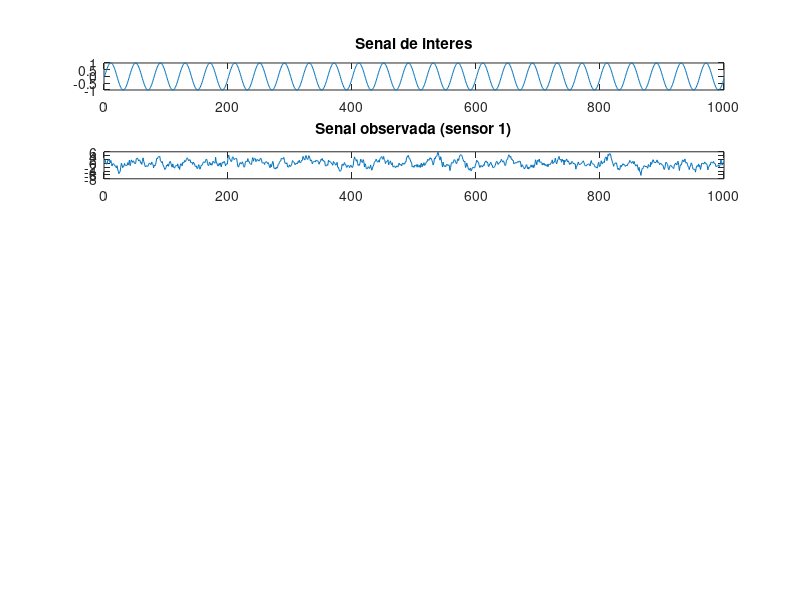

Reproduce this figure in MATLAB. (Note: this script raises an error after producing the figure.)
%% b) escenario 1 e(n) = v1(n) - v1_est(n)
n = 0:999;
d = sin(0.05*pi*n)';  %GENERACION DE SENAL A ESTIMAR (DESEADA)
N = 1000;

var = 1; 
% Cambiar por var = linspace(0.25,6.25,1000) si es que se desea ruido no
% estacionario

v =  ((var.^0.5).*randn(1,N))';     %RUIDO BLANCO (MEDIA 0, VARIANZA 1)
v_1 = filter(1, [1, -0.8], v);  %RUIDO MEDIDO POR CADA SENSOR (PROCESOS AR(1))
v_2 = filter(1, [1, 0.6], v);

x = d + v_1;
figure(1); subplot(6,1,1); plot(d); title('Senal de interes');
subplot(6,1,2); plot(x); title('Senal observada (sensor 1)');
%subplot(6,1,3); plot(v_2); title('Ruido observado (sensor 2)');

clc
%Invocar aqui la funcion implementada lms_func
tic
[v1_est, e]=lms_f(0.02,12,v_2,v_1);

toc
tic
[v1_est2, e]=lms_func(0.02,12,v_2,v_1);
toc

tic
[v1_est3, e]=lms(v_2,v_1,0.02,12);
toc

tic
[v1_est4, e]=rls_f(v_2,v_1,12,0.999);
toc

subplot(6,1,3); plot(x-v1_est2); title('Senal recuperada esenario 1 orignal');
subplot(6,1,4); plot(x-v1_est); title('Senal recuperada esenario 1 lmsf');
subplot(6,1,5); plot(x-v1_est3); title('Senal recuperada esenario 1 lms ');
subplot(6,1,6); plot(x-v1_est4); title('Senal recuperada esenario 1 rls ');

%% b) escenario 2 e(n) = x(n) - v1_est(n)
n = 0:999;
d = sin(0.05*pi*n)';  %GENERACION DE SENAL A ESTIMAR (DESEADA)
N = 1000;

var = 1; 
% Cambiar por var = linspace(0.25,6.25,1000) si es que se desea ruido no
% estacionario

v =  ((var.^0.5).*randn(1,N))';     %RUIDO BLANCO (MEDIA 0, VARIANZA 1)
v_1 = filter(1, [1, -0.8], v);  %RUIDO MEDIDO POR CADA SENSOR (PROCESOS AR(1))
v_2 = filter(1, [1, 0.6], v);

x = d + v_1;
figure; subplot(5,1,1); plot(d); title('Senal de interes');
subplot(5,1,2); plot(x); title('Senal observada (sensor 1)');
subplot(5,1,3); plot(v_2); title('Ruido observado (sensor 2)');


%Invocar aqui la funcion implementada lms_func
[v1_est, e]=lms_func(0.02,12,v_2,x);

subplot(5,1,4); plot(v1_est); title('Senal estimada');
subplot(5,1,5); plot(x-v1_est); title('Senal recuperada escenario 2');

% b) si se puede observar una diferencia en el rendimiento del filtro, pero
% no es muy significativa. En principio, con el escenario 1 se obtiene una
% se�al un poco mejor a la que se obtiene con el escenario 2, debido a que
% en el primer caso se usa directamente el ruido observado para poder
% suprimirlo. Por otro lado, en el segundo caso, se usa la se�al  con el
% ruido acoplado para poder suprimir el mismo ruido acoplado con el ruido
% observado. El hecho de que el segundo caso tambi�n funcione bien, se debe
% a que la se�al d est� muy poco correlacionada con el ruido a la entrada,
% y al realizar la actualizaci�n del filtro, en el h (coeficientes del filtro)
% se anular� la parte de d y se quedar� con la  resta del ruido v_1 y el
% ruido v_1 estimado, lo cual har� que el la se�al de salida se parezca m�s
% al ruido estimado y a la vez la se�al d_est = d + v_1 - v_1_est se parezca
% m�s a d:
% v1_est = v_2(n) * (hn + (d(n) + v_1(n) - v_1_est(n)) * v_2(n)))
% la parte de d(n) * v_2(n) ser� aprox cero por la baja correlaci�n,
% entonces:
% v1_est = v_2(n) * (hn + (v_1(n) - v_1_est(n)) * v_2(n)))
% Por el criterio de convergencia, la variacion del h: 
% (v_1(n) - v_1_est(n)) * v_2(n)) tiene que tender a cero, entonces en el
% infinito : v_1(n) = v_1_est(n)


%% c)

n = 0:999;
d = sin(0.05*pi*n)';  %GENERACION DE SENAL A ESTIMAR (DESEADA)
N = 1000;

var = linspace(0.25,6.25,1000); 
% Cambiar por var = linspace(0.25,6.25,1000) si es que se desea ruido no
% estacionario

v =  ((var.^0.5).*randn(1,N))';     %RUIDO BLANCO (MEDIA 0, VARIANZA 1)
v_1 = filter(1, [1, -0.8], v);  %RUIDO MEDIDO POR CADA SENSOR (PROCESOS AR(1))
v_2 = filter(1, [1, 0.6], v);

x = d + v_1;
figure; subplot(5,1,1); plot(d); title('Senal de interes');
subplot(5,1,2); plot(x); title('Senal observada (sensor 1)');
subplot(5,1,3); plot(v_2); title('Ruido observado (sensor 2)');


%Invocar aqui la funcion implementada lms_func
[v1_est, e]=lms_func(0.02,12,v_2,v_1);

subplot(5,1,4); plot(v1_est); title('Senal estimada');
subplot(5,1,5); plot(x-v1_est); title('Senal recuperada');

%c) al aplicar el ruido no wss es imposible recuperar la se�al, esto se
%debe a que ahora la se�al de error adem�s de que es muy grande, tiene una
%variaci�n muy "brusca". Entonces, la parte de restar x- v1_est, arrojar�
%un valor muy grande, que har� que la gradiente tambi�n lo sea y al volver
%a ser multiplicada y restada a la se�al vista x, la se�al d ser� anulada.



%%  nc_nlms:

n = 0:999;
d = sin(0.05*pi*n)';  %GENERACION DE SENAL A ESTIMAR (DESEADA)
N = 1000;

var = linspace(0.25,6.25,1000); 
% Cambiar por var = linspace(0.25,6.25,1000) si es que se desea ruido no
% estacionario

v =  ((var.^0.5).*randn(1,N))';     %RUIDO BLANCO (MEDIA 0, VARIANZA 1)
v_1 = filter(1, [1, -0.8], v);  %RUIDO MEDIDO POR CADA SENSOR (PROCESOS AR(1))
v_2 = filter(1, [1, 0.6], v);

x = d + v_1;
figure; subplot(5,1,1); plot(d); title('Senal de interes');
subplot(5,1,2); plot(x); title('Senal observada (sensor 1)');
subplot(5,1,3); plot(v_2); title('Ruido observado (sensor 2)');


%Invocar aqui la funcion implementada lms_func
clc
tic
[v1_est, e]=nlms_f(0.2,0.0001,12,v_2,v_1);
toc
tic
[v1_est2, e]=nlms_func(0.2,0.0001,12,v_2,v_1);
toc
subplot(5,1,4); plot(x-v1_est2); title('Senal recuperada esenario 1 orignal');
subplot(5,1,5); plot(x-v1_est); title('Senal recuperada esenario 1 lmsf');


% e) Al usar nlms, se soluciona la cancelaci�n de ruido dr�sticamente, esto
% se debe a que ahora el tama�o de la gradiente ya no afecta a al error,
% entonces no anular� a la se�al d, sino que ahora solo anular� la parte
% necesaria de la se�al x para que se pueda restar solo la se�al de ruido.
% En otras palabras, el gradiente (d estimado) dar� la direcci�n de
% actualizaci�n pero el tama�o estar� dado solo por la diferencia entre los
% ruidos obervados.

